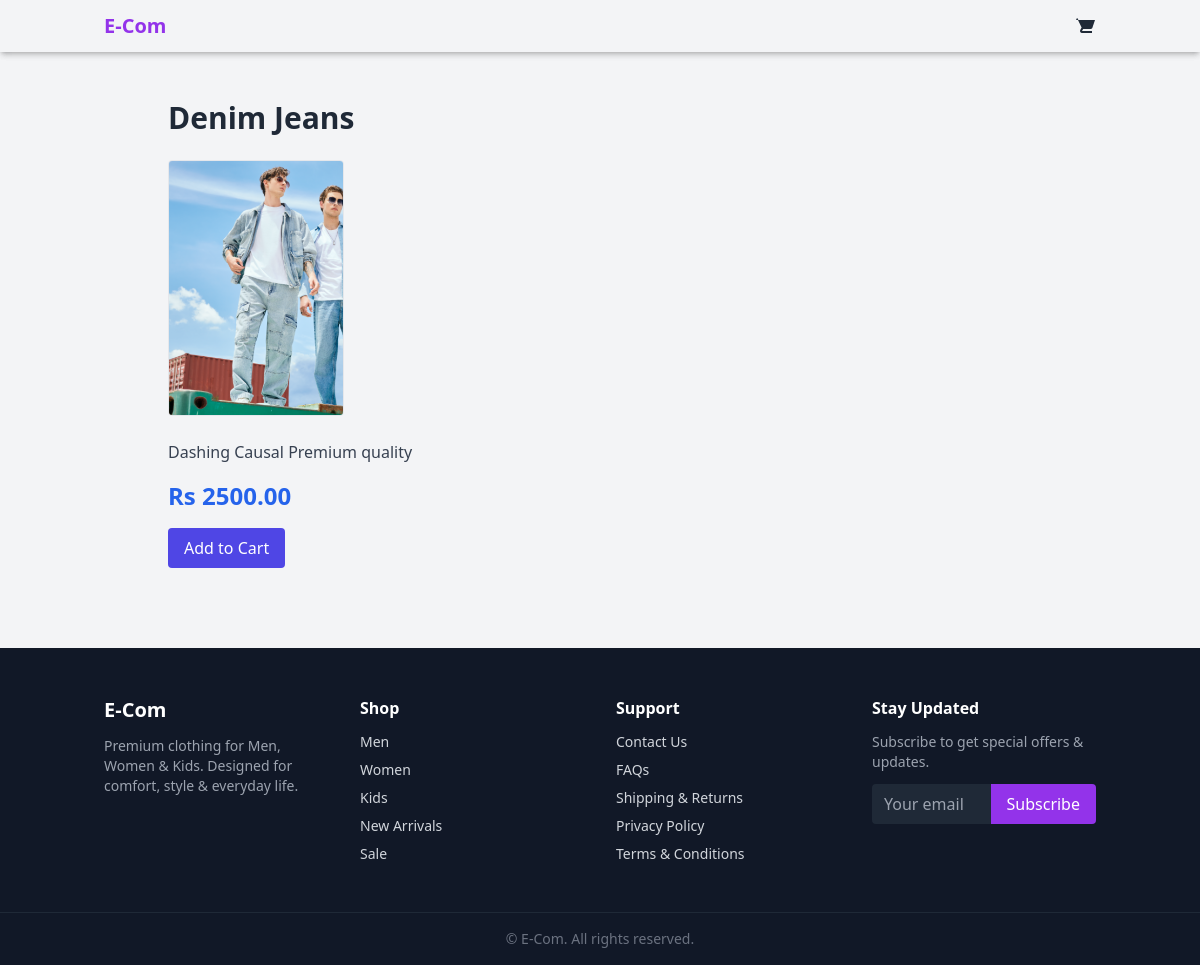
/1/denim-jeans/, run on the app's committed database.
### products/models.py (models this page shows, shortened)
class Product(models.Model):
    FABRIC_CHOICES = [
        ("cotton", "Cotton"),
        ("linen", "Linen"),
        ("silk", "Silk"),
        ("denim", "Denim"),
        ("chiffon", "Chiffon"),
        ("wool", "Wool"),
    ]
    SEASON_CHOICES = [
        ("summer", "Summer"),
        ("winter", "Winter"),
        ("all", "All Season"),
    ]
    OCCASION_CHOICES = [
        ("casual", "Casual"),
        ("formal", "Formal"),
        ("party", "Party"),
        ("wedding", "Wedding"),
        ("eid", "Eid"),
    ]
    name = models.CharField(max_length=200)
    slug = models.SlugField(unique=True)
    description = models.TextField()
    category = models.ForeignKey(
        Category, on_delete=models.CASCADE, related_name="products"
    )
    supplier = models.ForeignKey(
        Supplier, on_delete=models.SET_NULL, null=True, blank=True
    )
    fabric = models.CharField(
        max_length=20, choices=FABRIC_CHOICES, blank=True
    )
    season = models.CharField(
        max_length=10, choices=SEASON_CHOICES, default="all"
    )
    occasion = models.CharField(
        max_length=20, choices=OCCASION_CHOICES, default="casual"
    )
    is_active = models.BooleanField(default=True)
    is_featured = models.BooleanField(default=False)
    created_at = models.DateTimeField(auto_now_add=True)

class ProductImage(models.Model):
    product = models.ForeignKey(
        Product, on_delete=models.CASCADE, related_name="images"
    )
    image = models.ImageField(upload_to="products",blank=True, null=True)
    alt_text = models.CharField(max_length=200, blank=True)
    is_primary = models.BooleanField(default=False)
    color = models.CharField(max_length=20, blank=True)

class ProductVariant(models.Model):
    SIZE_CHOICES = [
        ("xs", "XS"),
        ("s", "S"),
        ("m", "M"),
        ("l", "L"),
        ("xl", "XL"),
        ("xxl", "XXL"),
    ]
    COLOR_CHOICES = [
        ("white", "White"),
        ("black", "Black"),
        ("blue", "Blue"),
        ("red", "Red"),
        ("green", "Green"),
        ("gray", "Gray"),
    ]
    product = models.ForeignKey(
        Product, on_delete=models.CASCADE, related_name="variants"
    )
    size = models.CharField(max_length=10, choices=SIZE_CHOICES)
    color = models.CharField(max_length=20, choices=COLOR_CHOICES)
    sku = models.CharField(max_length=50, unique=True)
    price = models.DecimalField(
        max_digits=10, decimal_places=2, validators=[MinValueValidator(0)]
    )
    compare_price = models.DecimalField(
        max_digits=10, decimal_places=2, blank=True, null=True
    )
    cost_price = models.DecimalField(
        max_digits=10, decimal_places=2, validators=[MinValueValidator(0)]
    )
    stock = models.PositiveIntegerField(default=0)
    is_active = models.BooleanField(default=True)
    created_at = models.DateTimeField(auto_now_add=True)
    class Meta:
        unique_together = ("product", "size", "color")

### products/views.py (the view)
# urls.py: path("<int:id>/<slug:product_slug>/", views.product_detail, name="product_detail"),
def product_detail(request, id, product_slug):
    product = get_object_or_404(
        Product,
        id=id,
        slug=product_slug,
        is_active=True
    )
    return render(
        request,
        "products/detail.html",
        {"product": product},
    )

### products/templates/products/detail.html (shortened to what this page needs)
{% extends "base.html" %}
{% block content %}
<div class="container mx-auto p-4 max-w-4xl">
  <h1 class="text-3xl font-bold mb-6">
    {{ product.name }}
  </h1>
  <div class="w-full mb-6">
    {% with product.images.first as image %}
      {% if image %}
        <img
          src="{{ image.image.url }}"
          alt="{{ product.name }}"
          class="h-64 w-44 object-cover rounded border"
        />
      {% endif %}
    {% endwith %}
  </div>
  <div class="space-y-4">
    <p class="text-gray-700">
      {{ product.description }}
    </p>
    {% with product.variants.first as variant %}
      {% if variant %}
        <p class="text-2xl  text-blue-600 font-semibold ">
          Rs {{ variant.price }}
        </p>
      {% else %}
        <p class="text-sm text-gray-500">
          Price not available
        </p>
      {% endif %}
    {% endwith %}
              <form action= "{% url 'carts:cart_add' product.id %}" method="post" id ="add-to-cart-form">
            <button type="submit" class="bg-indigo-600 hover:bg-indigo-700 text-white py-2 px-4 rounded">
            Add to Cart
            </button>
          </form>
  </div>
</div>
{% endblock %}

### data on the page
Product: name "Denim Jeans", description "Dashing Causal Premium quality"
ProductImage: image (picture)
ProductVariant: price "2500.00"
